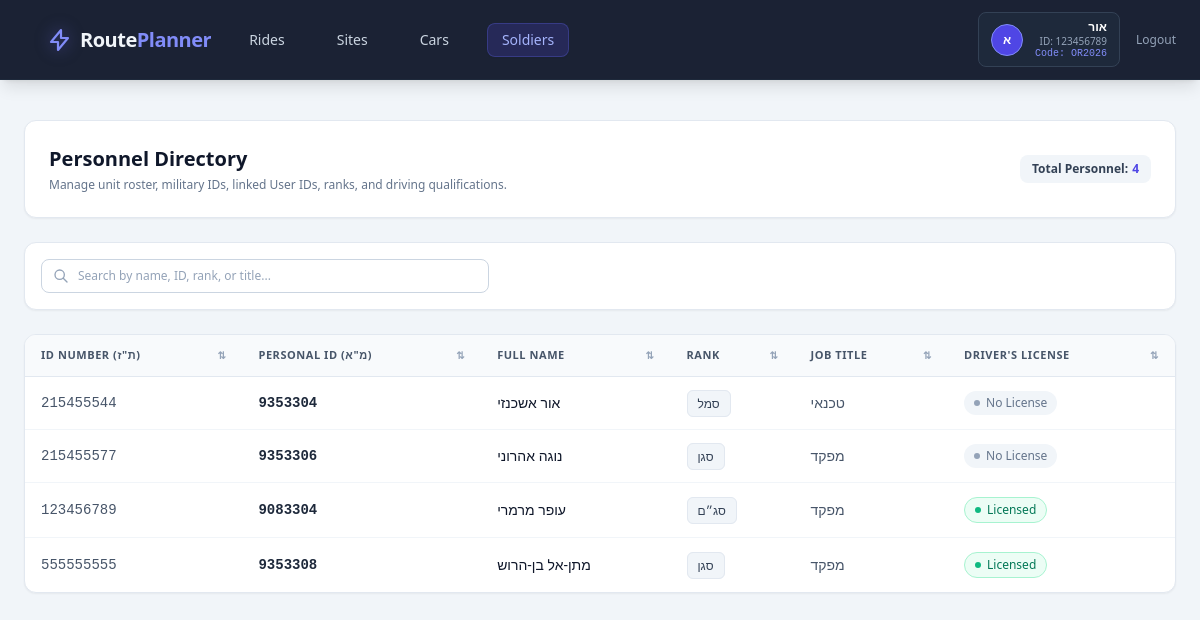
/soldiers/ (signed in), run on the app's committed database.
### app/models.py (models this page shows, shortened)
class User(db.Model, UserMixin):
    __tablename__ = 'users'
    id = db.Column(db.String(50), primary_key=True)  # Stores Israeli ID (ת"ז)
    full_name = db.Column(db.String(100), nullable=False)
    phone_number = db.Column(db.String(20), nullable=False)
    password_hash = db.Column(db.String(255), nullable=False)
    used_invitation_code = db.Column(db.String(50), nullable=True)

class Soldier(db.Model):
    __tablename__ = 'soldiers'
    id = db.Column(db.Integer, primary_key=True, autoincrement=True)
    id_number = db.Column(db.String(9), db.ForeignKey('users.id'), unique=True, nullable=True)
    personal_id = db.Column(db.String(20), unique=True, nullable=False)  # מ"א
    full_name = db.Column(db.String(100), nullable=False)
    rank = db.Column(db.String(50), nullable=False)
    job_title = db.Column(db.String(100), nullable=False)
    has_driver_license = db.Column(db.Boolean, default=False, nullable=False)
    user = db.relationship('User', backref=db.backref('soldier_profile', uselist=False))

### app/routes/soldiers.py (the view, shortened to what this page needs)
@soldiers_bp.route('/', methods=['GET', 'POST'])
@login_required
def list_soldiers():
    soldiers = Soldier.query.all()
    users = User.query.all()
    return render_template(
        'soldiers.html',
        soldiers=soldiers,
        ranks=RANKS,
        job_titles=JOB_TITLES,
        users=users
    )

### app/templates/soldiers.HTML (shortened to what this page needs)
{% extends 'base.html' %}
{% block content %}
<div class="space-y-6">
   <div class="flex flex-col sm:flex-row justify-between items-start sm:items-center gap-4 bg-white dark:bg-slate-800 p-6 rounded-xl shadow-sm border border-slate-200 dark:border-slate-700">
    <div>
        <h1 class="text-xl font-bold text-slate-900 dark:text-slate-100" data-en="Personnel Directory" data-he="ניהול חיילים וסגל">Personnel Directory</h1>
        <p class="text-xs text-slate-500 dark:text-slate-400 mt-1" data-en="Manage unit roster, military IDs, linked User IDs, ranks, and driving qualifications." data-he="ניהול רשימת החיילים, תעודת זהות, מספר אישי, דרגות והסמכות נהיגה">
        </p>
    </div>
    <div class="flex w-full sm:w-auto flex-wrap items-center gap-2 sm:gap-3">
        <span class="px-3 py-1.5 rounded-lg bg-slate-100 dark:bg-slate-700 text-slate-700 dark:text-slate-200 text-xs font-semibold flex items-center gap-1">
            <span data-en="Total Personnel:" data-he="סה&quot;כ חיילים:">Total Personnel:</span>
            <span class="font-bold text-indigo-600 dark:text-indigo-400" id="totalPersonnelCount">{{ soldiers | length }}</span>
        </span>
    </div>
</div>
 <div class="flex flex-col sm:flex-row items-center justify-between gap-4 bg-white dark:bg-slate-800 p-4 rounded-xl shadow-sm border border-slate-200 dark:border-slate-700">
        <div class="relative w-full max-w-md">
            <input type="text"
                   id="searchInput"
                   onkeyup="filterSoldiers()"
                   placeholder="Search by name, ID, rank, or title..."
                   data-en-placeholder="Search by name, ID, rank, or title..."
                   data-he-placeholder="חפש לפי שם, ת&quot;ז, מ&quot;א, דרגה או תפקיד..."
                   class="w-full pl-9 pr-4 py-2 text-xs rounded-lg border border-slate-300 dark:border-slate-600 bg-white dark:bg-slate-900 text-slate-900 dark:text-slate-100 placeholder-slate-400 focus:ring-2 focus:ring-indigo-500 focus:border-indigo-500 outline-none transition">
            <div class="absolute inset-y-0 left-0 pl-3 flex items-center pointer-events-none text-slate-400">
            </div>
        </div>
    </div>
<div class="bg-white dark:bg-slate-800 rounded-xl shadow-sm border border-slate-200 dark:border-slate-700 overflow-hidden">
    <div>
        <table class="w-full text-left border-collapse" id="soldiersTable">
            <thead class="hidden md:table-header-group">
                <tr class="bg-slate-50 dark:bg-slate-700/50 text-slate-600 dark:text-slate-300 text-[11px] font-bold uppercase tracking-wider border-b border-slate-200 dark:border-slate-700">
                    <th onclick="sortTable(0)" class="py-3 px-4 cursor-pointer hover:bg-slate-100 dark:hover:bg-slate-700 transition select-none">
                        <div class="flex items-center justify-between">
                            <span data-en="ID Number (ת&quot;ז)" data-he="תעודת זהות">ID Number</span>
                            <span class="sort-icon text-slate-400 text-[10px] ml-1">⇅</span>
                        </div>
                    </th>
                    <th onclick="sortTable(1)" class="py-3 px-4 cursor-pointer hover:bg-slate-100 dark:hover:bg-slate-700 transition select-none">
                        <div class="flex items-center justify-between">
                            <span data-en="Personal ID (מ&quot;א)" data-he="מספר אישי">Personal ID</span>
                            <span class="sort-icon text-slate-400 text-[10px] ml-1">⇅</span>
                        </div>
                    </th>
                    <th onclick="sortTable(2)" class="py-3 px-4 cursor-pointer hover:bg-slate-100 dark:hover:bg-slate-700 transition select-none">
                        <div class="flex items-center justify-between">
                            <span data-en="Full Name" data-he="שם מלא">Full Name</span>
                            <span class="sort-icon text-slate-400 text-[10px] ml-1">⇅</span>
                        </div>
                    </th>
                    <th onclick="sortTable(3)" class="py-3 px-4 cursor-pointer hover:bg-slate-100 dark:hover:bg-slate-700 transition select-none">
                        <div class="flex items-center justify-between">
                            <span data-en="Rank" data-he="דרגה">Rank</span>
                            <span class="sort-icon text-slate-400 text-[10px] ml-1">⇅</span>
                        </div>
                    </th>
                    <th onclick="sortTable(4)" class="py-3 px-4 cursor-pointer hover:bg-slate-100 dark:hover:bg-slate-700 transition select-none">
                        <div class="flex items-center justify-between">
                            <span data-en="Job Title" data-he="תפקיד">Job Title</span>
                            <span class="sort-icon text-slate-400 text-[10px] ml-1">⇅</span>
                        </div>
                    </th>
                    <th onclick="sortTable(5)" class="py-3 px-4 cursor-pointer hover:bg-slate-100 dark:hover:bg-slate-700 transition select-none">
                        <div class="flex items-center justify-between">
                            <span data-en="Driver's License" data-he="רישיון נהיגה">Driver's License</span>
                            <span class="sort-icon text-slate-400 text-[10px] ml-1">⇅</span>
                        </div>
                    </th>
                </tr>
            </thead>
            <tbody class="divide-y divide-slate-100 dark:divide-slate-700 text-sm" id="tableBody">
                {% if soldiers %}
                    {% for s in soldiers %}
                    <tr class="soldier-row block md:table-row mb-3 md:mb-0 rounded-lg md:rounded-none border border-slate-200 dark:border-slate-700 md:border-0 bg-white dark:bg-slate-800 md:bg-transparent md:dark:bg-transparent shadow-sm md:shadow-none p-3 md:p-0 hover:bg-slate-50/50 dark:hover:bg-slate-700/30 transition">
                        <td class="flex md:table-cell items-center justify-between gap-4 py-2 px-0 md:py-3.5 md:px-4 font-mono text-slate-600 dark:text-slate-400">
                            <span>{{ s.id_number or '' }}</span>
                        </td>
                        <td class="flex md:table-cell items-center justify-between gap-4 py-2 px-0 md:py-3.5 md:px-4 font-mono font-semibold text-slate-800 dark:text-slate-200">
                            <span>{{ s.personal_id }}</span>
                        </td>
                        <td class="flex md:table-cell items-center justify-between gap-4 py-2 px-0 md:py-3.5 md:px-4 font-medium text-slate-900 dark:text-slate-100">
                            <span class="text-right break-words">{{ s.full_name }}</span>
                        </td>
                        <td class="flex md:table-cell items-center justify-between gap-4 py-2 px-0 md:py-3.5 md:px-4">
                            <span class="bg-slate-100 dark:bg-slate-700 text-slate-700 dark:text-slate-300 font-medium px-2.5 py-1 rounded-md text-xs border border-slate-200 dark:border-slate-600">
                                {{ s.rank }}
                            </span>
                        </td>
                        <td class="flex md:table-cell items-center justify-between gap-4 py-2 px-0 md:py-3.5 md:px-4 text-slate-600 dark:text-slate-300">
                            <span class="text-right break-words">{{ s.job_title }}</span>
                        </td>
                        <td class="flex md:table-cell items-center justify-between gap-4 py-2 px-0 md:py-3.5 md:px-4" data-sort="{{ 1 if s.has_driver_license else 0 }}">
                            {% if s.has_driver_license %}
                                <span class="inline-flex items-center gap-1.5 bg-emerald-50 dark:bg-emerald-950/40 text-emerald-700 dark:text-emerald-400 text-xs px-2.5 py-1 rounded-full font-medium border border-emerald-200 dark:border-emerald-800">
                                    <span class="w-1.5 h-1.5 rounded-full bg-emerald-500"></span>
                                    <span data-en="Licensed" data-he="בעל רישיון">Licensed</span>
                                </span>
                            {% else %}
                                <span class="inline-flex items-center gap-1.5 bg-slate-100 dark:bg-slate-700 text-slate-500 dark:text-slate-400 text-xs px-2.5 py-1 rounded-full font-medium">
                                    <span class="w-1.5 h-1.5 rounded-full bg-slate-400"></span>
                                    <span data-en="No License" data-he="ללא רישיון">No License</span>
                                </span>
                            {% endif %}
                        </td>
                    </tr>
                    {% endfor %}
                {% else %}
                    <tr id="noDataRow">
                        <td colspan="7" class="py-8 text-center text-slate-400 dark:text-slate-500 italic" data-en="No soldiers registered in the system." data-he="אין חיילים רשומים במערכת.">
                            No soldiers registered in the system.
                        </td>
                    </tr>
                {% endif %}
            </tbody>
        </table>
    </div>
</div>
{% endblock %}

### app/templates/base.HTML (shortened to what this page needs)
<!DOCTYPE html>
<html lang="en">
<head>
    <html lang="en-GB"></html>
    <script src="https://cdn.tailwindcss.com"></script>
</head>
<body class="bg-slate-100 dark:bg-slate-900 font-sans text-slate-800 dark:text-slate-100 flex flex-col min-h-screen transition-colors duration-200">
<nav class="sticky top-0 z-50 bg-slate-900/95 backdrop-blur-md text-white px-4 sm:px-6 py-3 shadow-lg border-b border-slate-800">
    <div class="flex flex-wrap justify-between items-center gap-y-2">
        <div class="flex min-w-0 items-center space-x-2 sm:space-x-4 md:space-x-6">
           <a href="{{ url_for('trips.list_trips') if current_user.is_authenticated else '#' }}" class="flex min-w-0 items-center gap-2 group">
    <span class="truncate text-lg sm:text-xl font-bold tracking-tight text-slate-100 group-hover:text-white transition-colors">
        Route<span class="text-indigo-400 font-extrabold">Planner</span>
    </span>
</a>
            {% if current_user.is_authenticated and request.endpoint not in ['auth.login', 'auth.register'] %}
                <div class="hidden md:flex items-center space-x-6">
                    <a href="{{ url_for('trips.list_trips') }}" class="px-3.5 py-1.5 rounded-lg text-sm font-medium transition-all duration-200 {{ 'bg-indigo-600/20 text-indigo-300 border border-indigo-500/30 shadow-sm' if request.endpoint.startswith('trips.') else 'text-slate-300 hover:text-white hover:bg-slate-700/50' }}" data-en="Rides" data-he="נסיעות">
        </a>
        <a href="{{ url_for('sites.list_sites') }}" class="px-3.5 py-1.5 rounded-lg text-sm font-medium transition-all duration-200 {{ 'bg-indigo-600/20 text-indigo-300 border border-indigo-500/30 shadow-sm' if request.endpoint.startswith('sites.') else 'text-slate-300 hover:text-white hover:bg-slate-700/50' }}" data-en="Sites" data-he="אתרים">
        </a>
        <a href="{{ url_for('cars.list_cars') }}" class="px-3.5 py-1.5 rounded-lg text-sm font-medium transition-all duration-200 {{ 'bg-indigo-600/20 text-indigo-300 border border-indigo-500/30 shadow-sm' if request.endpoint.startswith('cars.') else 'text-slate-300 hover:text-white hover:bg-slate-700/50' }}" data-en="Cars" data-he="רכבים">
        </a>
        <a href="{{ url_for('soldiers.list_soldiers') }}" class="px-3.5 py-1.5 rounded-lg text-sm font-medium transition-all duration-200 {{ 'bg-indigo-600/20 text-indigo-300 border border-indigo-500/30 shadow-sm' if request.endpoint.startswith('soldiers.') else 'text-slate-300 hover:text-white hover:bg-slate-700/50' }}" data-en="Soldiers" data-he="חיילים">
        </a>
    </div>
            {% endif %}
        </div>
        <div class="ml-auto flex shrink-0 items-center space-x-2 sm:space-x-4">
            {% if current_user.is_authenticated %}
                <div class="relative">
                    <button id="settingsBtn" class="flex items-center space-x-2 sm:space-x-3 bg-slate-800 hover:bg-slate-700 px-2 sm:px-3 py-1.5 rounded-lg border border-slate-700 transition focus:outline-none" title="User Settings">
                        <div class="relative w-7 h-7 sm:w-8 sm:h-8 rounded-full bg-indigo-600 flex items-center justify-center font-bold text-white text-xs border border-indigo-400 group">
                            <span class="group-hover:opacity-20 transition-opacity">
                                {{ (current_user.full_name or current_user.id)[0] | upper }}
                            </span>
                        </div>
                        <div class="text-right leading-tight hidden sm:block">
                            <p class="text-xs font-bold text-white">{{ current_user.full_name or current_user.id }}</p>
                            <p class="text-[10px] text-slate-400">ID: {{ current_user.id }}</p>
                            {% if current_user.used_invitation_code %}
                                <p class="text-[10px] text-indigo-400 font-mono">Code: {{ current_user.used_invitation_code }}</p>
                            {% endif %}
                        </div>
                    </button>
                </div>
                <a href="{{ url_for('auth.logout') }}" class="text-xs text-slate-400 hover:text-white transition ml-2" data-en="Logout" data-he="התנתק">Logout</a>
            {% endif %}
        </div>
    </div>
</nav>
<main class="max-w-7xl mx-auto p-4 sm:p-6 flex-grow w-full">
    {% block content %}{% endblock %}
</main>
</body>
</html>

### data on the page
User: full_name "א", full_name "אור", id "123456789", used_invitation_code "OR2026"
Soldier: id_number "215455544", personal_id "9353304", full_name "אור אשכנזי", rank "סמל", job_title "טכנאי", has_driver_license False (drawn)
Soldier: id_number "215455577", personal_id "9353306", full_name "נוגה אהרוני", rank "סגן", job_title "מפקד", has_driver_license False (drawn)
Soldier: id_number "123456789", personal_id "9083304", full_name "עופר מרמרי", rank "סג״ם", job_title "מפקד", has_driver_license True (drawn)
Soldier: id_number "555555555", personal_id "9353308", full_name "מתן-אל בן-הרוש", rank "סגן", job_title "מפקד", has_driver_license True (drawn)

### other printed values
{{ soldiers | length }} "4"
